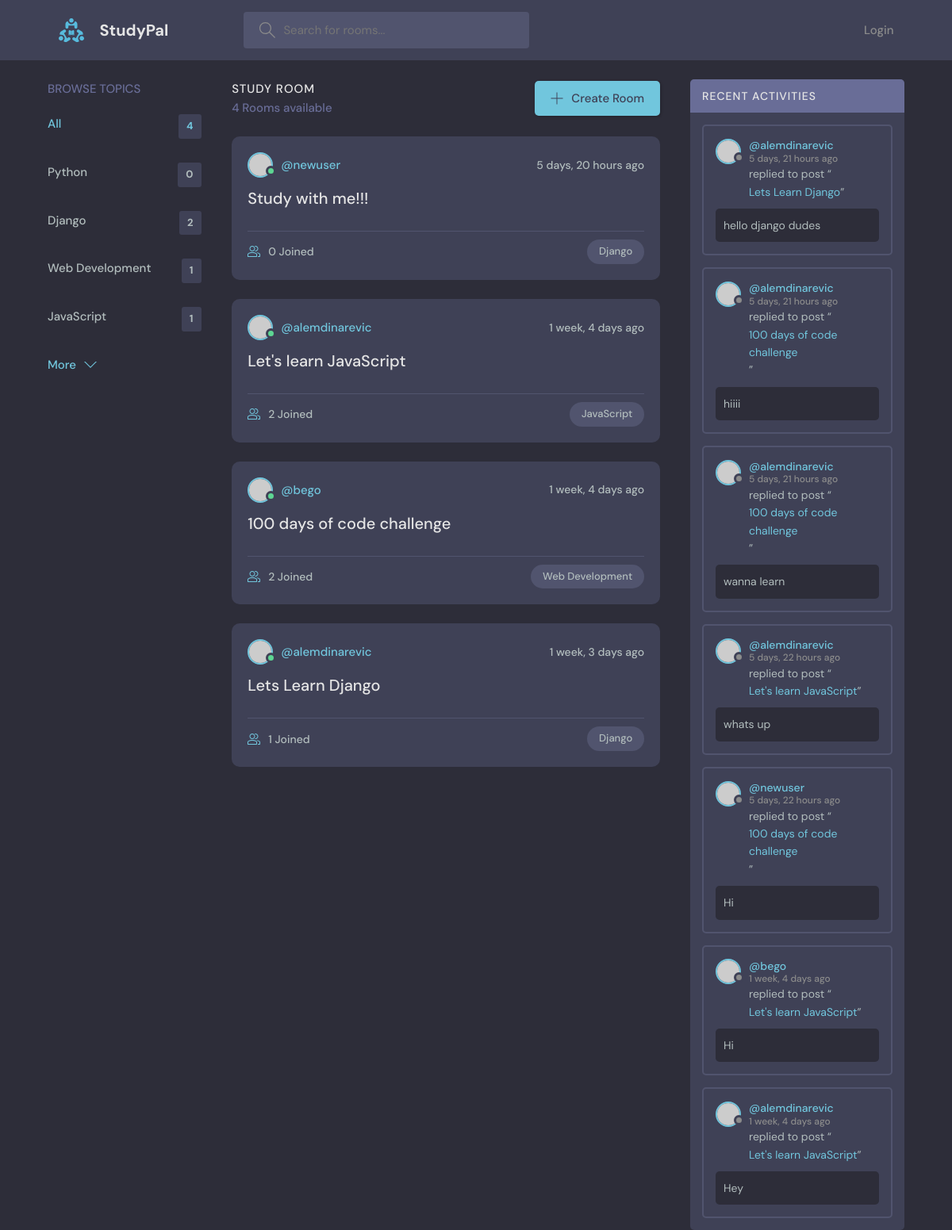
/, run on an earlier commit of the app's database.
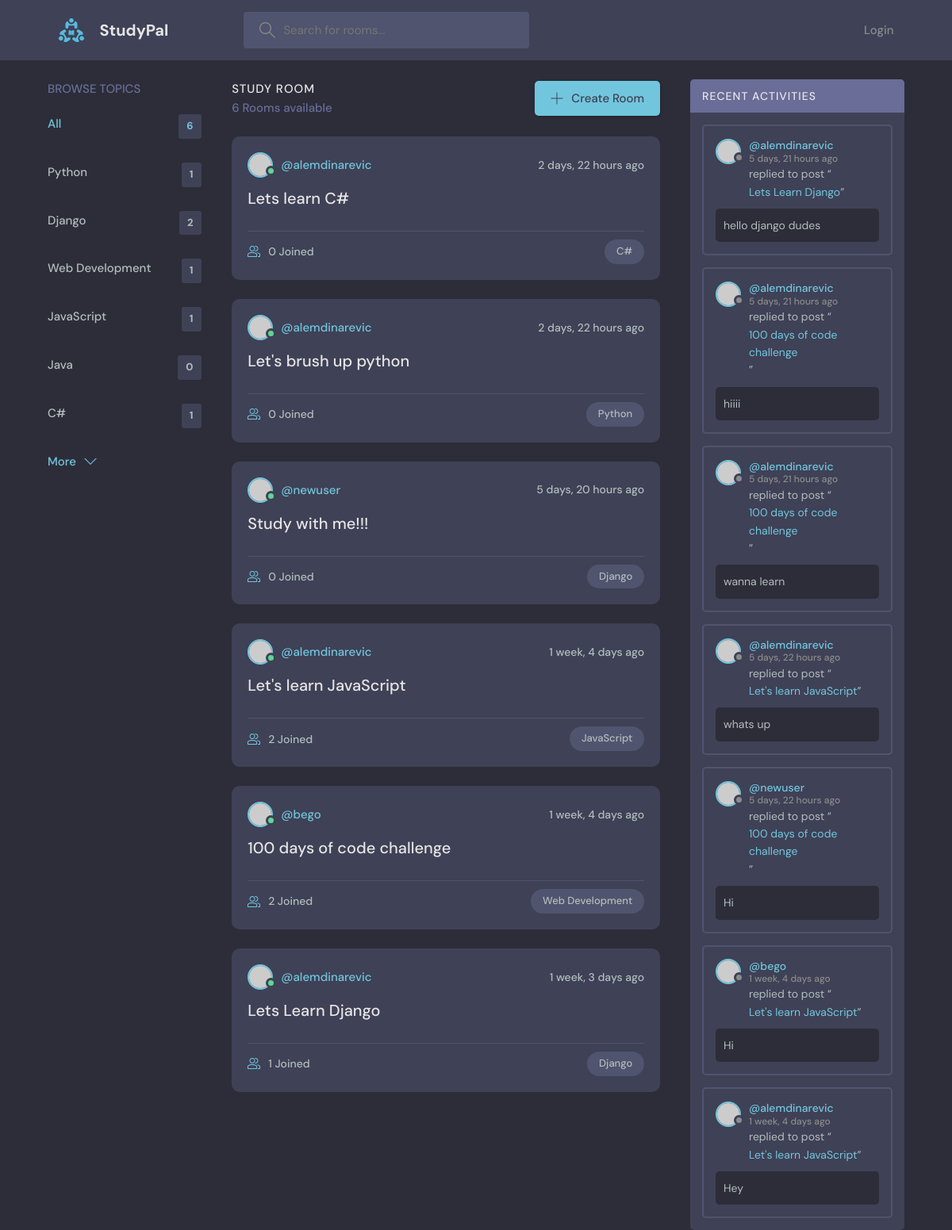
And on a later commit of the database.
### base/models.py (models this page shows, shortened)
class Topic(models.Model):
    name = models.CharField(max_length=200)
    def __str__(self):
        return self.name

class Room(models.Model):
    host = models.ForeignKey(User, on_delete=models.SET_NULL, null=True)
    topic = models.ForeignKey(Topic, on_delete=models.SET_NULL, null=True)
    name = models.CharField(max_length=200)
    description = models.TextField(null=True, blank=True)
    participants = models.ManyToManyField(User, related_name='participants', blank=True)
    updated = models.DateTimeField(auto_now=True)
    created = models.DateTimeField(auto_now_add=True)
    class Meta:
        ordering = ['-updated', '-created']
    def __str__(self):
        return self.name

class Message(models.Model):
    user = models.ForeignKey(User, on_delete=models.CASCADE)
    room = models.ForeignKey(Room, on_delete=models.CASCADE)
    body = models.TextField()
    updated = models.DateTimeField(auto_now=True)
    created = models.DateTimeField(auto_now_add=True)
    class Meta:
        ordering = ['-updated', '-created']

### base/views.py (the view)
# urls.py: path('', views.home, name="home"),
def home(request):
    q = request.GET.get('q') if request.GET.get('q') != None else ''
    rooms = Room.objects.filter(
        Q(topic__name__icontains=q) |
        Q(name__icontains=q) |
        Q(description__icontains=q)
        )
    topics = Topic.objects.all()
    room_count = rooms.count
    room_messages = Message.objects.filter(Q(room__name__icontains=q))
    context = {
        "rooms": rooms,
        "topics": topics,
        "room_count": room_count,
        "room_messages": room_messages
    }
    return render(request, 'base/home.html', context)

### base/templates/base/home.html (shortened to what this page needs)
{% extends 'main.html' %}
{% block content %}
<main class="layout layout--3">
  <div class="container">
    {% include 'base/topics_component.html' %}
    <div class="roomList">
      <div class="roomList__header">
        <div>
          <h2>Study Room</h2>
          <p>{{room_count}} Rooms available</p>
        </div>
        <a class="btn btn--main" href="{% url 'create-room' %}">
          <svg version="1.1" xmlns="http://www.w3.org/2000/svg" width="32" height="32" viewBox="0 0 32 32">
            <title>add</title>
            <path
              d="M16.943 0.943h-1.885v14.115h-14.115v1.885h14.115v14.115h1.885v-14.115h14.115v-1.885h-14.115v-14.115z"
            ></path>
          </svg>
          Create Room
        </a>
      </div>
      {% include 'base/feed_component.html' %}
    </div>
    {% include 'base/activity_component.html' %}
  </div>
</main>
{% endblock %}

### base/templates/base/topics_component.html
<div class="topics">
    <div class="topics__header">
        <h2>Browse Topics</h2>
    </div>
    <ul class="topics__list">
        <li>
            <a href="{% url 'home' %}" class="active">All <span>{{topics.count}}</span></a>
        </li>
        {% for topic in topics %}
        <li>
            <a href="{% url 'home' %}?q={{topic.name}}">{{topic}}<span>{{topic.room_set.all.count}}</span></a>
        </li>
        {% endfor %}
    </ul>
    <a class="btn btn--link" href="topics.html">
        More
        <svg version="1.1" xmlns="http://www.w3.org/2000/svg" width="32" height="32" viewBox="0 0 32 32">
        <title>chevron-down</title>
        <path d="M16 21l-13-13h-3l16 16 16-16h-3l-13 13z"></path>
        </svg>
    </a>
</div>

### base/templates/base/feed_component.html (shortened to what this page needs)
{% for room in rooms %}
<div class="roomListRoom">
    <div class="roomListRoom__header">
        <a href="{% url 'user-profile' room.host.id %}" class="roomListRoom__author">
        <div class="avatar avatar--small active">
            <img src="https://randomuser.me/api/portraits/men/11.jpg" />
        </div>
        <span>@{{room.host.username}}</span>
        </a>
        <div class="roomListRoom__actions">
        <span>{{room.created|timesince}} ago</span>
        </div>
    </div>
    <div class="roomListRoom__content">
        <a href="{% url 'room' room.id %}">{{room.name}}</a>
    </div>
    <div class="roomListRoom__meta">
        <a class="roomListRoom__joined" href="{% url 'room' room.id %}">
        {{room.participants.count}} Joined
        </a>
        <p class="roomListRoom__topic">{{room.topic}}</p>
    </div>
</div>
{% endfor %}

### base/templates/base/activity_component.html (shortened to what this page needs)
<div class="activities">
    <div class="activities__header">
      <h2>Recent Activities</h2>
    </div>
    {% for message in room_messages %}
    <div class="activities__box">
      <div class="activities__boxHeader roomListRoom__header">
        <a href="{% url 'user-profile' message.user.id %}" class="roomListRoom__author">
          <div class="avatar avatar--small">
            <img src="https://randomuser.me/api/portraits/women/11.jpg" />
          </div>
          <p>
            @{{message.user}}
            <span>{{message.created|timesince}} ago</span>
          </p>
        </a>
      </div>
      <div class="activities__boxContent">
        <p>replied to post “<a href="{% url 'room' message.room.id %}">{{message.room}}</a>”</p>
        <div class="activities__boxRoomContent">
          {{message.body}}
        </div>
      </div>
    </div>
    {% endfor %}
</div>

What changed in the data, as far as the page shows it:
computed for Topic "Python": room_set.all.count "0" → "1"
added Topic: name "Java", room_set.all.count "0"
added Topic: name "C#", room_set.all.count "1"
added Room: host.username "alemdinarevic", created "2 days, 22 hours", name "Lets learn C#", participants.count "0", topic "C#"
added Room: host.username "alemdinarevic", created "2 days, 22 hours", name "Let's brush up python", participants.count "0", topic "Python"
Also different on the page:
{{ topics.count }}: "4" → "6"
{{ room_count }}: "4" → "6"
